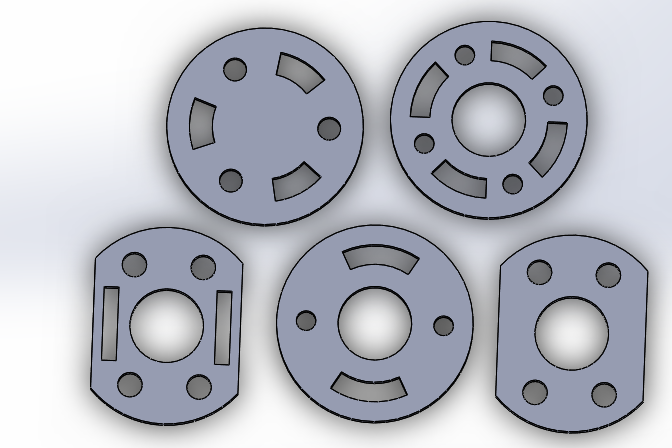
#> input picture demoWorkpiece.png, 672 x 448 px
$ python code.py
#> lines starting #> are read from the running program, lines starting #| are printed output that depends on the picture; after the words box and inside, x2 and y2 are one past the last pixel; in counts of white or black regions, pixels touching at a corner belong together
### ptHelper.py
import math

def mid2Point(pt1, pt2):
    mp_x = int(( pt1[0] + pt2[0] ) / 2)
    mp_y = int(( pt1[1] + pt2[1] ) / 2)
    return (mp_x, mp_y)

def dist2Point(pt1, pt2):
    (x1, y1) = pt1
    (x2, y2) = pt2
    return int(math.sqrt( (x2-x1)**2 + (y2-y1)**2 ))

### code.py
from dis import dis
import cv2 as cv
from matplotlib.pyplot import contour
import numpy as np
import sys
from ptHelper import mid2Point, dist2Point

def loadImage(imgPath):
#> called with imgPath = './demoWorkpiece.png'
    img = cv.imread(imgPath, cv.IMREAD_COLOR)
#> img is the input picture: shape (448, 672, 3); mean B, G, R 193.5, 184.2, 181.4
    if img is None:
        sys.exit('Not found input file')
    gray = cv.cvtColor(img, cv.COLOR_BGR2GRAY)
    edge = cv.Canny(gray, 30, 200)
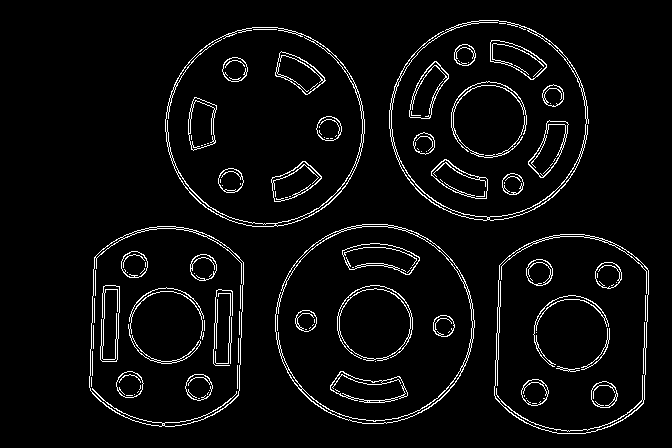
#> edge: shape (448, 672); 4.6% white in thin lines or dots, all inside (x1, y1, x2, y2) = (89, 20, 649, 434)
    cv.imshow("edge", edge)
    contours, hierarchy = cv.findContours(edge, cv.RETR_EXTERNAL, cv.CHAIN_APPROX_NONE)
#> contours = 5 contours; box (x1, y1, x2, y2) and area: (165, 27, 365, 227) 31182, (275, 224, 475, 424) 31166, (389, 20, 589, 221) 31004, (89, 226, 244, 427) 26762, (494, 234, 649, 434) 26747
    # cv.drawContours(img, contours, -1, (0, 255, 0), 3)

    return img, contours
    pass


def procContours(img, contours):
    for c in contours:
        minAreaRect = cv.minAreaRect(c)
        centerPoint = minAreaRect[0]
        vList = cv.boxPoints(minAreaRect)
        # cv2.minAreaRect(points) -> (center(x, y), (width, height), angle of rotation)
        m1 = mid2Point(vList[0], vList[1])
        m2 = mid2Point(vList[1], vList[2])
        m3 = mid2Point(vList[2], vList[3])
        m4 = mid2Point(vList[3], vList[0])
        print(m1)
        if dist2Point(m1, m3) > dist2Point(m2, m4):
            # chiều dài gắp là (m2, m4)
            color = (0, 255, 0)
            thickness = 9
            img = cv.line(img, m2, m4, color, thickness)
        else:
            # chiều dài gắp là (m1, m3)
            color = (0, 255, 0)
            thickness = 9
            img = cv.line(img, m1, m3, color, thickness)
        print(vList)
    return img


if __name__ == '__main__':
    img, contours = loadImage('./demoWorkpiece.png')
    img = procContours(img, contours)
#> the loop in procContours, `for c in contours:` made 5 passes
#> (minAreaRect, vList, m1, m3) on passes 3 to 5: (((374.5, 323.5), (199, 199), -90), [[474, 423], [275, 423], [275, 224], [474, 224]], (374, 423), (374, 224)), (((264.5, 126.5), (199, 199), -90), [[364, 226], [165, 226], [165, 27], [364, 27]], (264, 226), (264, 27)), (((488.5, 120), (200, 199), -90), [[588, 220], [389, 220], [389, 20], [588, 20]], (488, 220), (488, 20))
#> (minAreaRect, m1, m3) on passes 1 to 2: (((571.3, 333.5), (199.9, 150.4), -87.84), (567, 433), (575, 233)), (((166.2, 326), (200.5, 150.5), -87.85), (162, 426), (169, 225))
#> (printed output is left out)
#> pass 1, in procContours, `img = cv.line(img, m2, m4, color, thickness)`:
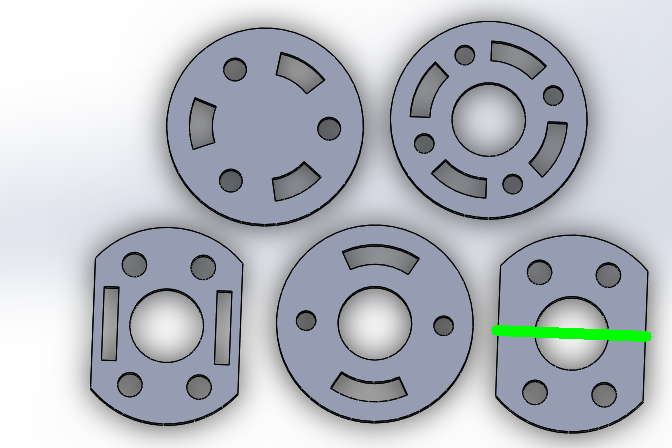
#> img: shape (448, 672, 3); 0.57% of pixels changed, all inside (x1, y1, x2, y2) = (491, 325, 652, 342)
#> pass 2, in procContours, `img = cv.line(img, m2, m4, color, thickness)`:
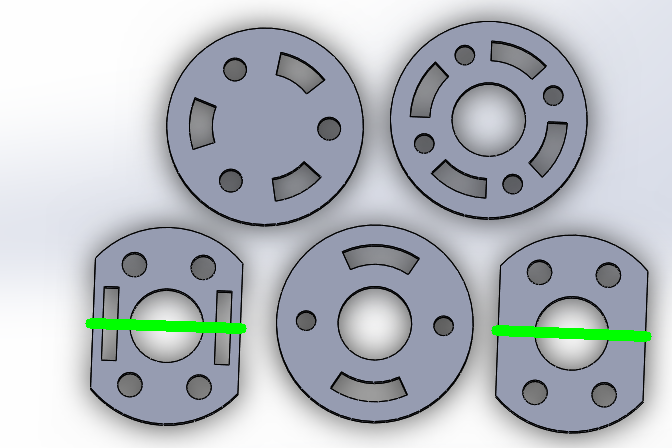
#> img: shape (448, 672, 3); 0.58% of pixels changed, all inside (x1, y1, x2, y2) = (85, 318, 247, 334)
#> pass 3, in procContours, `img = cv.line(img, m1, m3, color, thickness)`:
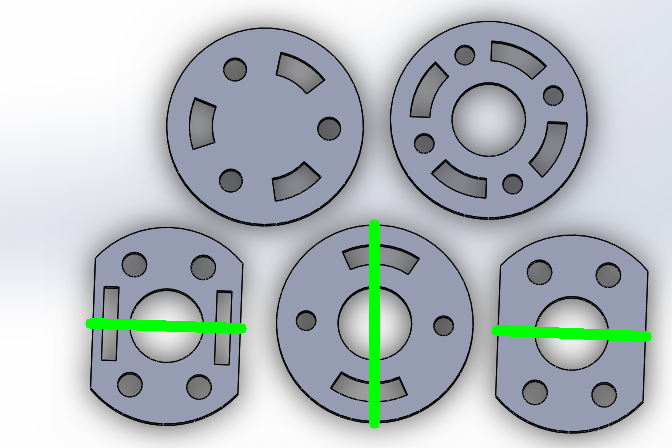
#> img: shape (448, 672, 3); 0.75% of pixels changed, all inside (x1, y1, x2, y2) = (369, 219, 380, 429)
#> after the loop in procContours, `for c in contours:`:
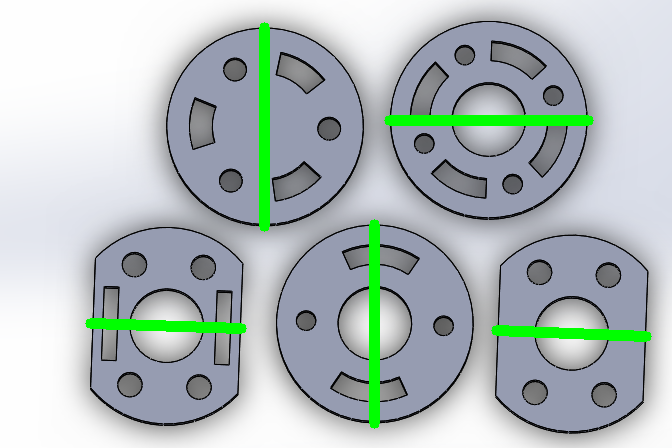
#> img: shape (448, 672, 3); 1.51% of pixels changed, all inside (x1, y1, x2, y2) = (259, 22, 594, 232)
    cv.imshow('contours + chieu dai gap', img)
    cv.waitKey(0)
